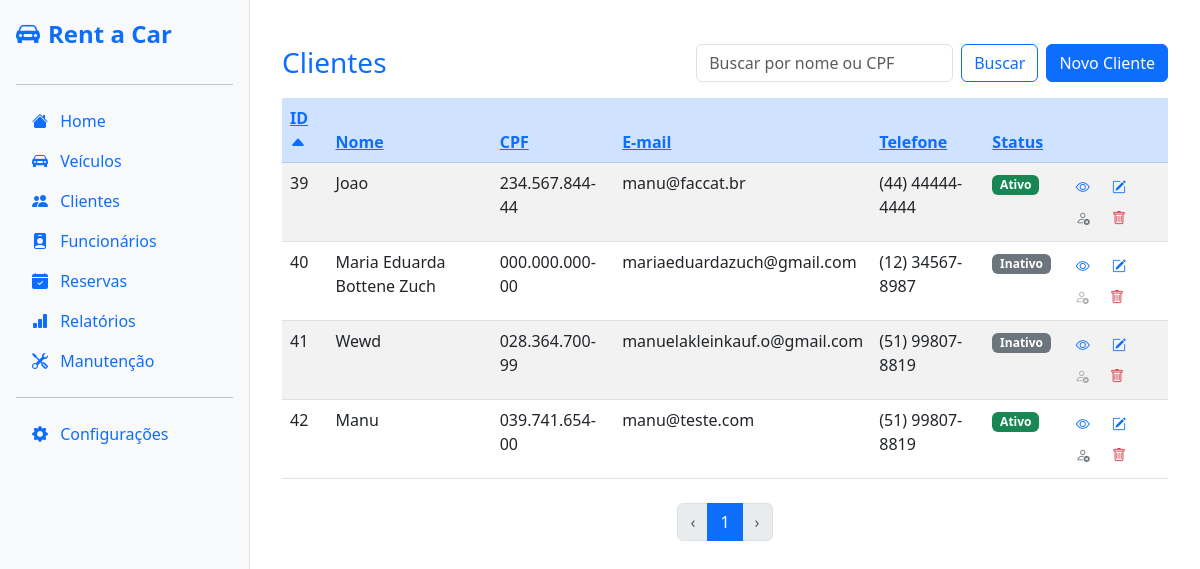
/client/, run on the app's committed database.
### client/models.py (models this page shows, shortened)
class Client(models.Model):
    name = models.CharField(max_length=255, verbose_name="Nome")
    cpf = models.CharField(max_length=11, unique=True, verbose_name="CPF")
    email = models.EmailField(verbose_name="E-mail")
    address = models.TextField(blank=True, null=True, verbose_name="Endereço")
    phone = models.CharField(max_length=11, verbose_name="Telefone")
    active = models.BooleanField(default=True, verbose_name="Ativo")
    class Meta:
        verbose_name = "Cliente"
        verbose_name_plural = "Clientes"
    @property
    def cpf_formatado(self):
        cpf = self.cpf
        return f"{cpf[:3]}.{cpf[3:6]}.{cpf[6:9]}-{cpf[9:]}"
    @property
    def phone_formatado(self):
        if len(self.phone) == 11:
            ddd = self.phone[:2]
            parte1 = self.phone[2:7]
            parte2 = self.phone[7:]
            return f"({ddd}) {parte1}-{parte2}"
        return self.phone  # se não tiver 11 dígitos, retorna como está

### client/views.py (the view)
# urls.py: path('', views.client_list, name='client_list'),  # Lista de clientes em /client/
def client_list(request):
    query = request.GET.get('q', '').strip()  # Busca por nome ou CPF
    clients = Client.objects.all()
    sort = request.GET.get('sort', 'id')
    order = request.GET.get('order', 'asc')
    if query:
        query_clean = re.sub(r'[\.\-\s]', '', query)
        clients = clients.filter(
            Q(name__icontains=query) |
            Q(cpf__icontains=query_clean)
        )
    if order == 'desc':
        sort = '-' + sort
    clients = clients.order_by(sort)
    paginator = Paginator(clients, 10)
    page_number = request.GET.get('page')
    clients = paginator.get_page(page_number)
    count = Client.objects.count()
    return render(request, 'clients/list.html', {'clients': clients, 'query': query, 'sort': sort, 'order': order, 'total': count, 'page_range': paginator.page_range})

### client/templates/clients/list.html (shortened to what this page needs)
{% extends "base/base.html" %} {% block content %}
<div class="container mt-4">
  <div class="d-flex align-items-center justify-content-between mb-3 flex-wrap">
    <h3 class="mb-0 me-3 text-primary">Clientes</h3>
    <div class="d-flex ms-auto align-items-center gap-2">
      <form method="get" class="d-flex" style="min-width: 320px; max-width: 400px">
        <input
          class="form-control me-2"
          type="search"
          name="q"
          value="{{ query|default:'' }}"
          placeholder="Buscar por nome ou CPF"
          aria-label="Buscar"
          style="min-width: 250px"
        />
        <button class="btn btn-outline-primary" type="submit">Buscar</button>
      </form>
      <a href="{% url 'client_create' %}" class="btn btn-primary">Novo Cliente</a>
    </div>
  </div>
  <table class="table table-striped">
    <thead class="table-primary">
      <tr>
        <th>
          <a href="?sort=id&order={% if sort == 'id' and order == 'asc' %}desc{% else %}asc{% endif %}&q={{ query|urlencode }}">
            ID {% if sort == 'id' %}
              <i class="bi bi-caret-{% if order == 'asc' %}up{% else %}down{% endif %}-fill"></i>
            {% endif %}
          </a>
        </th>
        <th>
          <a href="?sort=name&order={% if sort == 'name' and order == 'asc' %}desc{% else %}asc{% endif %}&q={{ query|urlencode }}">
            Nome
          </a>
        </th>
        <th>
          <a href="?sort=cpf&order={% if sort == 'cpf' and order == 'asc' %}desc{% else %}asc{% endif %}&q={{ query|urlencode }}">
            CPF
          </a>
        </th>
        <th>
          <a href="?sort=email&order={% if sort == 'email' and order == 'asc' %}desc{% else %}asc{% endif %}&q={{ query|urlencode }}">
            E-mail
          </a>
        </th>
        <th>
          <a href="?sort=phone&order={% if sort == 'phone' and order == 'asc' %}desc{% else %}asc{% endif %}&q={{ query|urlencode }}">
            Telefone
          </a>
        </th>
        <th>
          <a href="?sort=active&order={% if sort == 'active' and order == 'asc' %}desc{% else %}asc{% endif %}&q={{ query|urlencode }}">
            Status
          </a>
        </th>
        <th scope="col"></th>
      </tr>
    </thead>
    <tbody>
      {% for client in clients %}
      <tr>
        <td>{{ client.id }}</td>
        <td>{{ client.name|title }}</td>
        <td>{{ client.cpf_formatado }}</td>
        <td>{{ client.email }}</td>
        <td>{{ client.phone_formatado }}</td>
        <td>
          {% if client.active %}
          <span class="badge bg-success">Ativo</span>
          {% else %}
          <span class="badge bg-secondary">Inativo</span>
          {% endif %}
        </td>
        <td>
          <a href="{% url 'client_detail' client.id %}" class="btn btn-sm" title="Visualizar">
            <i class="bi bi-eye text-primary"></i>
          </a>
          <a href="{% url 'client_update' client.id %}" class="btn btn-sm" title="Editar">
            <i class="bi bi-pencil-square text-primary"></i>
          </a>
          {% if client.active %}
          <a href="{% url 'client_inactivate' client.id %}" class="btn btn-sm" title="Inativar" onclick="return confirm('Tem certeza que deseja inativar este cliente?');">
            <i class="bi bi-person-x text-secondary"></i>
          </a>
          {% else %}
          <button class="btn btn-sm" title="Cliente já inativo" disabled style="border: none; background: none; color: gray; cursor: not-allowed;">
            <i class="bi bi-person-x"></i>
          </button>
          {% endif %}
          <button type="button" class="btn btn-sm" data-bs-toggle="modal" data-bs-target="#deleteModal{{ client.id }}" title="Excluir">
            <i class="bi bi-trash text-danger"></i>
          </button>
        </td>
      </tr>
      {% empty %}
      <tr>
        <td colspan="7" class="text-center">Nenhum cliente encontrado.</td>
      </tr>
      {% endfor %}
    </tbody>
  </table>
  <nav aria-label="Paginacao" class="mt-4">
    <ul class="pagination justify-content-center">
      {% if clients.has_previous %}
      <li class="page-item">
        <a class="page-link" href="?page={{ clients.previous_page_number }}&sort={{ sort }}&order={{ order }}&q={{ query|urlencode }}" aria-label="Anterior">‹</a>
      </li>
      {% else %}
      <li class="page-item disabled">
        <span class="page-link" aria-label="Anterior">‹</span>
      </li>
      {% endif %}
      <li class="page-item active">
        <span class="page-link">{{ clients.number }}</span>
      </li>
      {% if clients.has_next %}
      <li class="page-item">
        <a class="page-link" href="?page={{ clients.next_page_number }}&sort={{ sort }}&order={{ order }}&q={{ query|urlencode }}" aria-label="Próxima">›</a>
      </li>
      {% else %}
      <li class="page-item disabled">
        <span class="page-link" aria-label="Próxima">›</span>
      </li>
      {% endif %}
    </ul>
  </nav>
</div>
{% endblock %}

### data on the page
Client: id "39", name "Joao", cpf_formatado "234.567.844-44", email "manu@faccat.br", phone_formatado "(44) 44444-4444", active "Ativo"
Client: id "40", name "Maria Eduarda Bottene Zuch", cpf_formatado "000.000.000-00", email "mariaeduardazuch@gmail.com", phone_formatado "(12) 34567-8987", active "Inativo"
Client: id "41", name "Wewd", cpf_formatado "028.364.700-99", email "manuelakleinkauf.o@gmail.com", phone_formatado "(51) 99807-8819", active "Inativo"
Client: id "42", name "Manu", cpf_formatado "039.741.654-00", email "manu@teste.com", phone_formatado "(51) 99807-8819", active "Ativo"

### other printed values
{{ clients.number }} "1"
